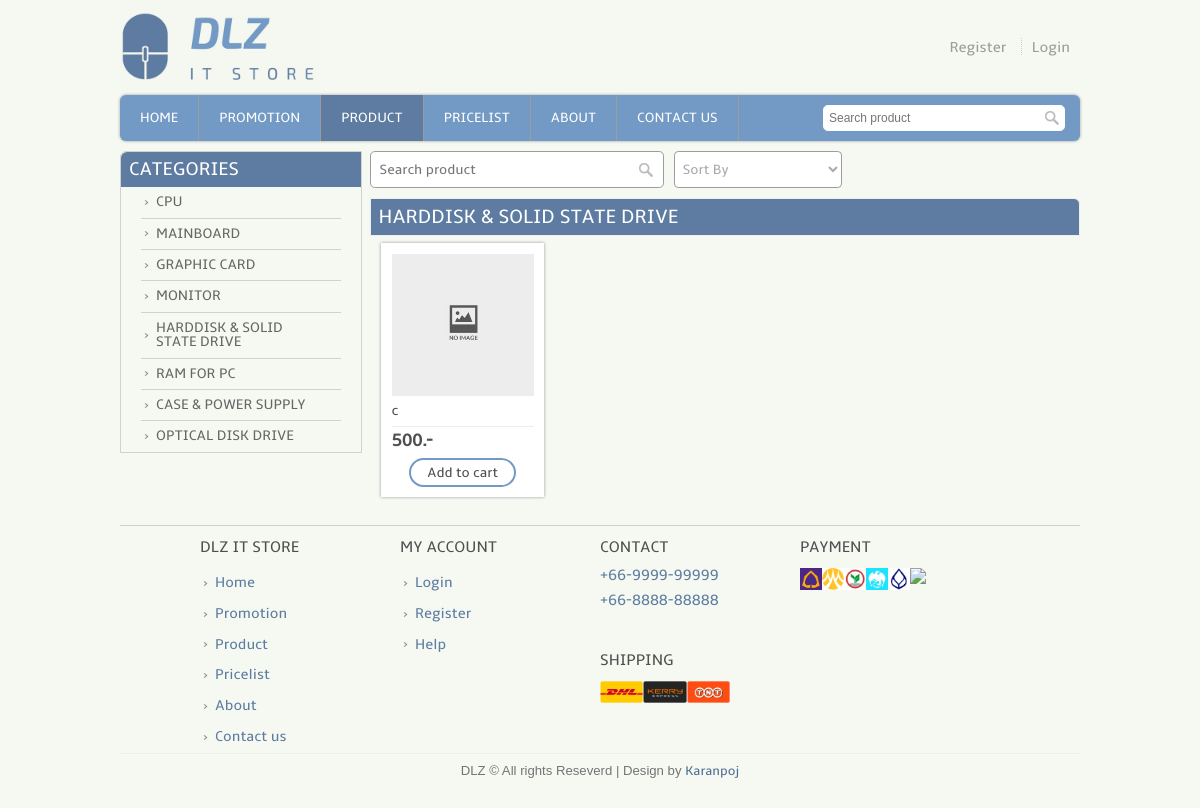
The page /product_hddssd.php on the database its author committed.
### tables this page shows
CREATE TABLE `product` (
  `pro_id` int(11) NOT NULL,
  `pro_name` varchar(255) NOT NULL,
  `pro_pic` varchar(255) NOT NULL,
  `pro_desc` text NOT NULL,
  `pro_price` float NOT NULL,
  `pro_pdis` int(11) NOT NULL,
  `pro_psale` float NOT NULL,
  `pro_warr` varchar(11) NOT NULL,
  `pro_detail` text NOT NULL,
  `pro_avai` int(11) NOT NULL,
  `cat_id` int(11) NOT NULL
);

### template.class.php (called while the page is built, shortened)
<?php
    class Template {
        protected $file;
        protected $values = array();
        public function __construct($file) {
            $this->file = $file;
        }
        public function set($key, $value) {
            $this->values[$key] = $value;
        }
        public function output() {
            $output = file_get_contents($this->file);
            foreach ($this->values as $key => $value) {
            	$tagToReplace = "[@$key]";
            	$output = str_replace($tagToReplace, $value, $output);
            }
            return $output;
        }
    }
?>

### product_hddssd.php (the view, shortened to what this page needs)
<?php
	require_once('connect.php');
	include("template.class.php");
	if(!isset($_SESSION['username']))
	{
		$user_login = false;
		$layout_header = new Template("layout_header.tpl");
		$layout_footer = new Template("layout_footer.tpl");
	}
	$layout_header->set('menu_product','class="active"');
	$layout_header->set('title','Promotion : IT Online Shopping website');
	echo $layout_header->output();
	if (!isset($_GET['sortby'])) {
		$sortby = "pro_id desc";
	}
	else{
		$sortby = $_GET['sortby'];
	}
?>
	    <div class="category_picture">
			<div class="categories">
				<ul>
					<h3>Categories</h3>
					<li><a href="product_cpu.php">CPU</a></li>
				    <li><a href="product_mb.php">Mainboard</a></li>
				    <li><a href="product_gc.php">Graphic card</a></li>
				    <li><a href="product_mon.php">Monitor</a></li>
				    <li><a href="product_hddssd.php">Harddisk & Solid state drive</a></li>
				    <li><a href="product_ram.php">RAM for PC</a></li>
				    <li><a href="product_psu.php">Case & Power supply</a></li>
				    <li><a href="product_odd.php">Optical disk drive</a></li>
				</ul>
			</div>
			<div class="index_right_content">
				<div class="admin_tool_box">
					<div class="admin_search_box">
						<form method="get" action="pro_search.php">
			     			<input type="text" placeholder="Search product" name="searchword">
			     			<input type="submit" value="">
			     		</form>
					</div>
					<select class="sortby_tool" onchange="location = this.value;">
						<option disabled selected value> Sort By </option>
					</select>
		     	</div>
				<div class="promo_overview">
					<div class="promotion_bar">
						<div class="heading">
    						<h3>Harddisk & Solid state drive</h3>
    					</div>
					</div>
					<div class="tb_promo">
					<?php
							$q = "select * from product where cat_id = 5 order by  $sortby";
							$result = $mysqli -> query($q);
							$ncol=0;
							while ($row=$result->fetch_array()) {
								$ncol++;
								if($ncol%4 == 1){
									echo "<div class='row_promo'>";
								}
								echo "<div class='product_box'>";
								if (file_exists("img/product/".$row['pro_pic'])) {
									echo "<a href='preview.php?pid=".$row['pro_id']."' target='_blank'><img align='left' src='img/product/".$row['pro_pic']."'></a>";
								}
								else{
									echo "<a href='preview.php?pid=".$row['pro_id']."' target='_blank'><img align='left' src='img/product/noimgfound.jpg'></a>";
								}
								echo "<div class='pname'><a href='preview.php?pid=".$row['pro_id']."' target='_blank'><h2>".$row['pro_name']."</h2></a></div>";
								if($row['pro_price'] == $row['pro_psale']){
									echo "<div class='price_details'>
									<p>".number_format($row['pro_price']).".-</p>
									<div class='clear'></div>
								</div>";
								}else{
									echo "<div class='price_details'>
									<p><del>".number_format($row['pro_price']).".-</del>".number_format($row['pro_psale']).".-</p>
									<div class='clear'></div>
								</div>";
								}
							if($row['pro_avai'] == 0){
						?>			<div style="text-align:center;font-family: 'ambleregular';color:red;font-size: 18px; margin-top: 10px;">
										<p>Sold out</p>
									</div>
						<?php
								}else{
									if($user_login){
						?>			<div style='text-align:center;'>
										<a href="#" onclick="window.open('cart.php?pid=<?php echo $row['pro_id']; ?>&act=add', 'Cart', 'width=700, height=300'); return false;"><button class='addtocart'>Add to cart</button></a>
									</div>
						<?php
									}
									else{
						?>
									<div style="text-align:center">
										<div class="tooltip">
											<button class="addtocart cantadd">Add to cart</button>
										</div>
									</div>
						<?php
									}
								}
								echo "<div class='clear'></div>
							</div>";
							}
							if($ncol%4 != 0){
									echo "<div class='clear'></div>
						</div>";
							}
					?>
					</div>
				</div>
			</div>
		</div>
<?php
	echo $layout_footer->output();
?>

### rows shown on the page
product: pro_name "c", pro_price "500", pro_avai "Add to cart"

### other values the page prints
$layout_footer->output() "DLZ IT STORE Home Promotion Product Pricelist About Contact us MY ACCOUNT Login Register Help CONTACT +66-9999-99999 +66-8888-88888 SHIPPING PAYMENT DLZ © All rights Reseverd | Design by Karanpoj"
